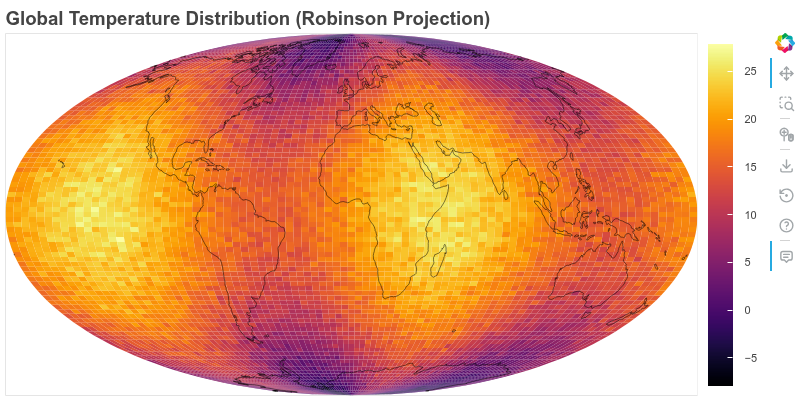

Reproduce this figure in Python.
import numpy as np
import cartopy.crs as ccrs
import cartopy.feature as cfeature
from bokeh.plotting import figure, show, curdoc
from bokeh.models import ColorBar, LinearColorMapper, BasicTicker, HoverTool, ColumnDataSource
from bokeh.palettes import Inferno256
from shapely.geometry import LineString, MultiLineString

from bokeh_rocks import save_plot
# Generate example data
lon = np.linspace(-180, 180, 90)
lat = np.linspace(-90, 90, 90)
LON, LAT = np.meshgrid(lon, lat)

# Create sample temperature data
temperature = 20 * np.cos(np.radians(LAT)) + \
              5 * np.sin(np.radians(2 * LON)) + \
              np.random.normal(0, 1, LAT.shape)

# Set up Cartopy projection
projection = ccrs.Mollweide()

# Convert to projection coordinates
transformed_points = projection.transform_points(ccrs.PlateCarree(), LON, LAT)
x = transformed_points[:, :, 0]
y = transformed_points[:, :, 1]

# Create the figure
p = figure(width=800, height=400, 
           title="Global Temperature Distribution (Robinson Projection)",
           x_range=(x.min(), x.max()), 
           y_range=(y.min(), y.max()))

# Create color mapper
color_mapper = LinearColorMapper(palette=Inferno256, 
                                 low=temperature.min(), 
                                 high=temperature.max())

# Create patches for grid cells
xs = []
ys = []
temps = []
for i in range(x.shape[0] - 1):
    for j in range(x.shape[1] - 1):
        # Get cell corners
        cell_x = [x[i,j], x[i,j+1], x[i+1,j+1], x[i+1,j]]
        cell_y = [y[i,j], y[i,j+1], y[i+1,j+1], y[i+1,j]]
        
        # Add valid cells
        if not np.any(np.isnan(cell_x)) and not np.any(np.isnan(cell_y)):
            xs.append(cell_x)
            ys.append(cell_y)
            temps.append(temperature[i,j])

# Create ColumnDataSource
source = ColumnDataSource(data=dict(
    xs=xs,
    ys=ys,
    temp=temps
))

# Add patches
patches = p.patches('xs', 'ys',
                    fill_color={'field': 'temp', 'transform': color_mapper},
                    line_color=None,
                    source=source)

# Add coastlines
coastlines = cfeature.NaturalEarthFeature('physical', 'coastline', '110m')

def process_line_string(line_string):
    if isinstance(line_string, (LineString, MultiLineString)):
        if isinstance(line_string, LineString):
            lines = [line_string]
        else:
            lines = list(line_string.geoms)
        
        for line in lines:
            coords = np.array(line.coords)
            if len(coords) > 1:
                # Normalize longitudes to -180 to 180 range
                normalized_coords = coords.copy()
                normalized_coords[:, 0] = np.mod(normalized_coords[:, 0] + 180, 360) - 180
                
                # Filter out points that are too close together or would create artifacts
                valid_indices = np.where(np.abs(np.diff(normalized_coords[:, 0])) < 180)[0]
                valid_indices = np.concatenate([valid_indices, [valid_indices[-1] + 1]])
                
                if len(valid_indices) > 1:
                    segment = normalized_coords[valid_indices]
                    
                    # Transform coordinates
                    tt = projection.transform_points(ccrs.PlateCarree(), 
                                                    segment[:, 0], 
                                                    segment[:, 1])
                    x = tt[:, 0]
                    y = tt[:, 1]
                    
                    # Only draw if we have enough points and they're not all NaN
                    if len(x) > 1 and not np.all(np.isnan(x)):
                        p.line(x, y, line_color='black', line_width=1, line_alpha=0.5)

for geom in coastlines.geometries():
    process_line_string(geom)

# Add hover tool
hover = HoverTool(tooltips=[
    ('Temperature', '@temp{0.1f}°C'),
], renderers=[patches])
p.add_tools(hover)

# Add color bar
color_bar = ColorBar(color_mapper=color_mapper,
                     ticker=BasicTicker(),
                     label_standoff=12,
                     border_line_color=None,
                     location=(0, 0))
p.add_layout(color_bar, 'right')

# Customize the plot
p.grid.visible = False
p.axis.visible = False
p.title.text_font_size = '14pt'

# Output the plot
show(p)
save_plot(p, "output/map_projections_07")
